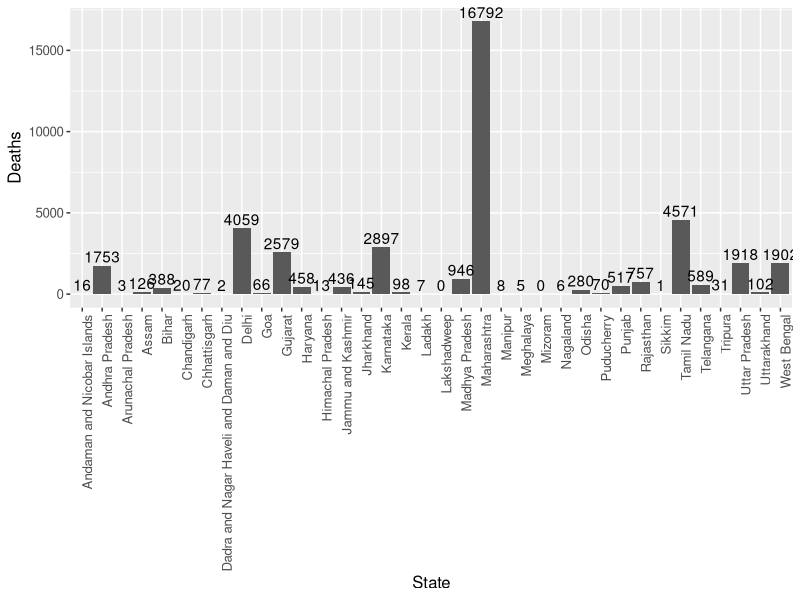

R code for this plot:
{
  data=read.csv("covid-deaths.csv") #choose the file -> data(file.choose()) to select the files manually
  data
  
  str(data)
  library(ggplot2)
  ggplot(data,aes(State,Deaths))+
    geom_bar(stat="identity")+
    geom_text(aes(label=Deaths), position=position_dodge(width=0.2), vjust=-0.25)+
    
    theme(text = element_text(size=12),axis.text.x = element_text(angle=90, hjust=1)) 
  
}
